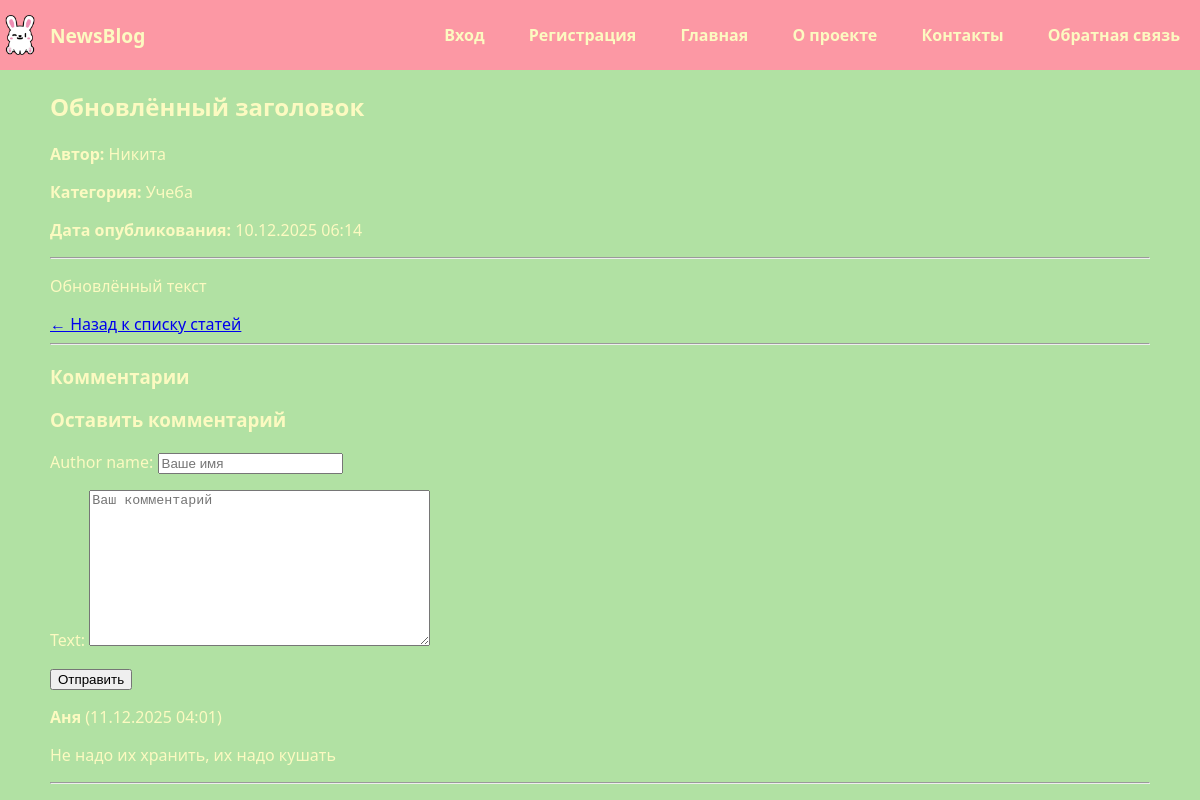
Page /articles/2/ on the committed database.
### statiysate/models.py (models this page shows, shortened)
class Article(models.Model):
    title=models.CharField(max_length=200, verbose_name="Название статьи")
    short_description=models.TextField(max_length=400, verbose_name="Краткое описание")
    text=models.TextField(verbose_name="Текст статьи")
    created_at=models.DateTimeField(auto_now_add=True, verbose_name="Дата создания")
    user = models.ForeignKey(User, on_delete=models.CASCADE, related_name="articles", verbose_name="Автор", default=1)
    CATEGORY_CHOICES = [
        ("bit", "Быт"),
        ("studies", "Учеба"),
        ("work", "Работа"),
        ("food", "Еда"),
        ("emergency", "ЧП"),
        ("other", "Другое"),
    ]
    category = models.CharField(max_length=50, choices=CATEGORY_CHOICES, default="other",verbose_name="Категория")
    class Meta:
        verbose_name="Статья"
        verbose_name_plural="Статьи"
        ordering=['-created_at']

class User(AbstractUser):
    username=None
    name=models.CharField(max_length=100, unique=True, verbose_name="Имя пользователя")
    USERNAME_FIELD = 'name'
    REQUIRED_FIELDS = ['email']
    objects = CustomUserManager()
    class Meta:
        verbose_name="Пользователь"
        verbose_name_plural= "Пользователи"

class Comment(models.Model):
    article = models.ForeignKey('Article', on_delete=models.CASCADE, related_name='comments')
    author_name = models.CharField(max_length=100)
    text = models.TextField()
    date = models.DateTimeField(default=timezone.now)

### statiysate/views.py (the view)
# urls.py: path('articles/<int:id>/', views.article_detail, name='article_detail'),
def article_detail(request, id):
    article = get_object_or_404(Article, id=id)
    comments = article.comments.all().order_by('-date')
    if request.method == "POST":
        form = CommentForm(request.POST)
        if form.is_valid():
            comment = form.save(commit=False)
            comment.article = article
            comment.save()
            return redirect('article_detail', id=article.id)
    else:
        form = CommentForm()
    return render(request, "article_detail.html", {
        "article": article,
        "comments": comments,
        "form": form,
    })

### statiysate/forms.py
class CommentForm(forms.ModelForm):
    class Meta:
        model = Comment
        fields=["author_name", "text"]
        widgets={"author_name": forms.TextInput(attrs={"placeholder": "Ваше имя"}), "text": forms.Textarea(attrs={"placeholder": "Ваш комментарий"}),}

### temp/article_detail.html (shortened to what this page needs)
{% extends 'basee.html' %}
{% block body %}
<h2>{{ article.title }}</h2>
<p><b>Автор:</b> {{ article.user.name }}</p>
<p><strong>Категория:</strong> {{ article.get_category_display }}</p>
<p><strong>Дата опубликования:</strong> {{ article.created_at|date:"d.m.Y H:i" }}</p>
<hr>
<p>{{ article.text|linebreaksbr }}</p>
<a href="{% url 'home' %}">← Назад к списку статей</a>
<hr>
<h3>Комментарии</h3>
<h3>Оставить комментарий</h3>
<form method="post">
    {{ form.as_p }}
    <button type="submit">Отправить</button>
</form>
{% if comments %}
    {% for c in comments %}
        <div style="margin-bottom: 15px;">
            <p><b>{{ c.author_name }}</b> ({{ c.date|date:"d.m.Y H:i" }})</p>
            <p>{{ c.text|linebreaksbr }}</p>
        </div>
        <hr>
    {% endfor %}
{% else %}
    <p>Пока нет комментариев.</p>
{% endif %}
{% endblock %}

### temp/basee.html (style rules this page uses)
body { font-family: "Segoe UI", Arial, sans-serif; margin:0; background-color: #b1e1a3; color: #fcfac1; }

### rows in the picture
Article: title "Обновлённый заголовок", user.name "Никита", category "Учеба", created_at "10.12.2025 06:14", text "Обновлённый текст"
Comment: author_name "Аня", date "11.12.2025 04:01", text "Не надо их хранить, их надо кушать"
